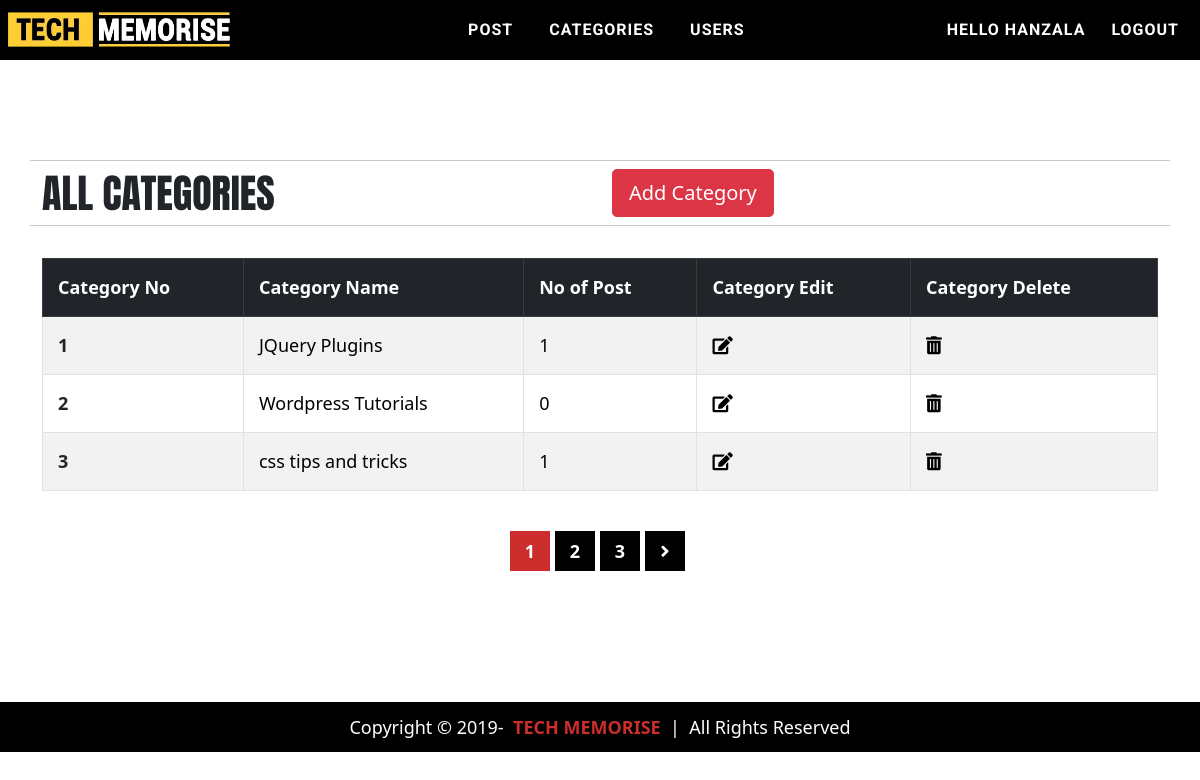
The page /blog-cms/admin/category.php (signed in) on the database its author committed.
### tables this page shows
CREATE TABLE `category` (
  `category_id` int(10) UNSIGNED NOT NULL,
  `category_name` varchar(100) NOT NULL,
  `no_of_post` int(11) DEFAULT 0
);

### blog-cms/admin/category.php (the view, shortened to what this page needs)
<?php
    include_once "header.php";
?>
<div class="container-lg container-fluid" style="margin:100px auto; min-height: 55.3vh;">
    <div class="row mb-2 align-items-center justify-content-between">
        <hr class="mb-2">
        <div class="col-6" style="font-family: anton">
            <h1 class="text-uppercase mb-0">All Categories</h1>
        </div>
        <div class="col-6 text-right">
            <a href="add-category.php" class="btn btn-danger btn-lg">Add Category</a>
        </div>
        <hr class="mt-2 mb-4">
    </div>
    <?php
        $limit = 3;
        $page_no = isset($_GET["page_no"])? $_GET["page_no"] : 1;
        $offset = ($page_no - 1) * $limit;
        $sql = "SELECT category_id, category_name, no_of_post FROM category ORDER BY category_id DESC LIMIT {$offset}, {$limit}";
        if ($result = mysqli_query($connection, $sql))
        {
            if(mysqli_num_rows($result) > 0)
            {
                echo '
                <div class="table-responsive">
                    <table class="table table-bordered table-striped table-hover">
                        <thead>
                            <tr class="table-dark">
                                <th>Category No</th>
                                <th>Category Name</th>
                                <th>No of Post</th>
                                <th>Category Edit</th>
                                <th>Category Delete</th>
                            </tr>
                        </thead>
                        <tbody>';
                        $serial_no = $offset + 1;
                        while($row = mysqli_fetch_array($result)) {
                            echo "
                            <tr>
                                <th>{$serial_no}</th>
                                <td>{$row['category_name']}</td>
                                <td>{$row['no_of_post']}</td>
                                <td><a href='category-edit.php?category_id={$row['category_id']}'><i class='fas fa-edit'></i></a></td>
                                <td><a href='category-delete.php?category_id={$row['category_id']}'><i class='fas fa-trash-alt'></i></a></td>
                            </tr>";
                            $serial_no++;
                        };
                        echo '
                        </tbody>
                    </table>
                </div>';
            }
            else {
                echo "<h3 class='text-center my-4'>Nothing to Show Here. No Category Record is Present on Database</h3>";
            }
        }
        else {
            echo "<p>Query Unsuccessfull</p>";
        }
        echo "<div class='row mt-4 pagination'>
        <div class='col-12 d-flex align-items-center justify-content-center'>";
        $sql = "SELECT * FROM category";
        if ($result = mysqli_query($connection, $sql))
        {
            if(mysqli_num_rows($result) > 0) {
                $total_records = mysqli_num_rows($result);
                $total_pages = ceil($total_records / $limit);
                $next_page = $page_no + 1;
                $active = "";
                for ($i=1; $i <= $total_pages; $i++) {
                    if ($i == $page_no) {
                        $active = "active";
                    }
                    else {
                        $active = "";
                    }
                    echo "<span class='$active'><a href='category.php?page_no=$i'>$i</a></span>";
                }
                if ($page_no != $total_pages) {
                    echo "<span><a href='category.php?page_no={$next_page}'><i class='fas fa-angle-right'></i></a></span>";
                }
            }
            echo "</div></div>";
        }
        else {
            echo "<script>alert('Query Unsuccessfull')</script>";
        }
    ?>
</div>
<?php include_once "footer.php" ?>

### blog-cms/admin/css/style.css (style rules this page uses)
td, a { text-decoration: none; color: black; font-size: 18px; }
td,th { padding: 15px !important; vertical-align: middle; font-size: 18px; }
.pagination span { background-color: #000; display: inline-flex; justify-content: center; align-items: center; width: 40px; height: 40px; font-size: 18px; margin-right: 5px; font-weight: bolder; cursor: pointer; }
.pagination span a { color: white; width: 40px; height: 40px; display: inline-flex; justify-content: center; align-items: center; }
.pagination span.active { background-color: #cc2d2d; }

### rows shown on the page
category: category_name "JQuery Plugins", no_of_post "1"
category: category_name "Wordpress Tutorials", no_of_post "0"
category: category_name "css tips and tricks", no_of_post "1"

### other values the page prints
$_SESSION['user']['username'] "HANZALA"
